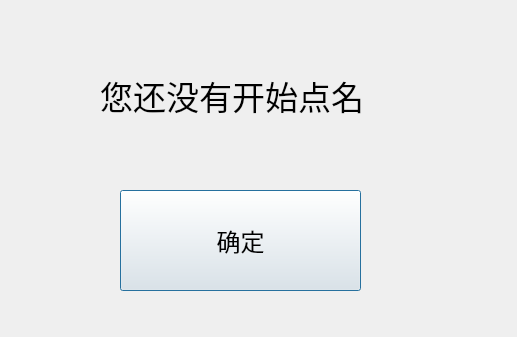
<?xml version="1.0" encoding="UTF-8"?>
<ui version="4.0">
 <class>no_Dialog</class>
 <widget class="QDialog" name="no_Dialog">
  <property name="geometry">
   <rect>
    <x>0</x>
    <y>0</y>
    <width>517</width>
    <height>337</height>
   </rect>
  </property>
  <property name="font">
   <font>
    <pointsize>18</pointsize>
   </font>
  </property>
  <property name="windowTitle">
   <string>Dialog</string>
  </property>
  <widget class="QLabel" name="label">
   <property name="geometry">
    <rect>
     <x>100</x>
     <y>40</y>
     <width>331</width>
     <height>111</height>
    </rect>
   </property>
   <property name="font">
    <font>
     <pointsize>25</pointsize>
    </font>
   </property>
   <property name="text">
    <string>您还没有开始点名</string>
   </property>
  </widget>
  <widget class="QPushButton" name="exit">
   <property name="geometry">
    <rect>
     <x>120</x>
     <y>190</y>
     <width>241</width>
     <height>101</height>
    </rect>
   </property>
   <property name="text">
    <string>确定</string>
   </property>
  </widget>
 </widget>
 <resources/>
 <connections/>
</ui>
